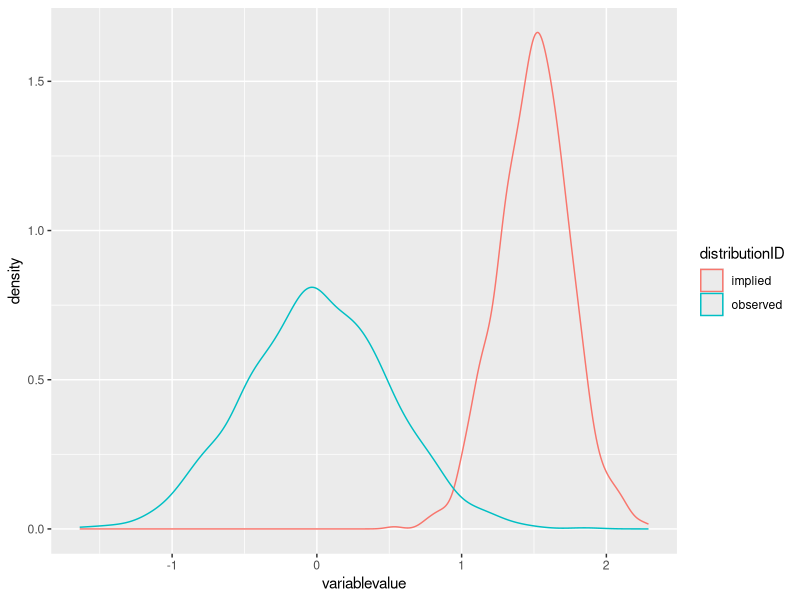
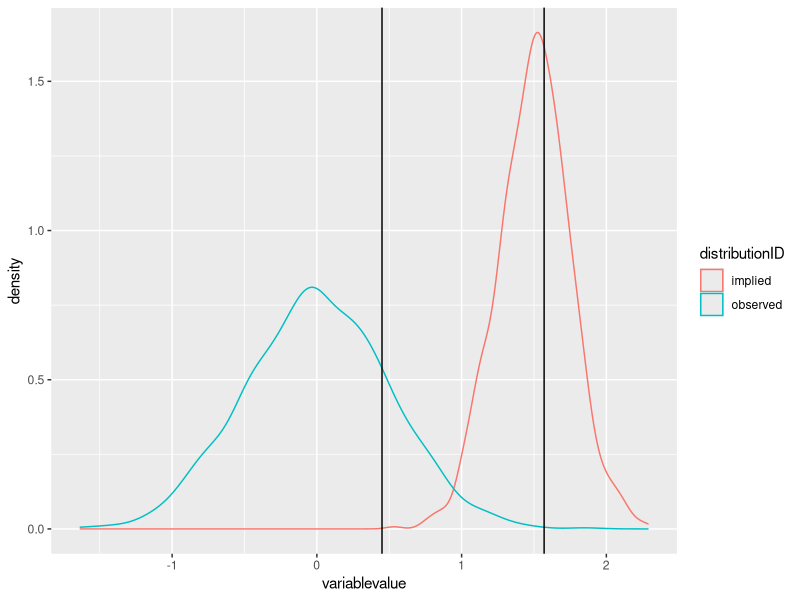
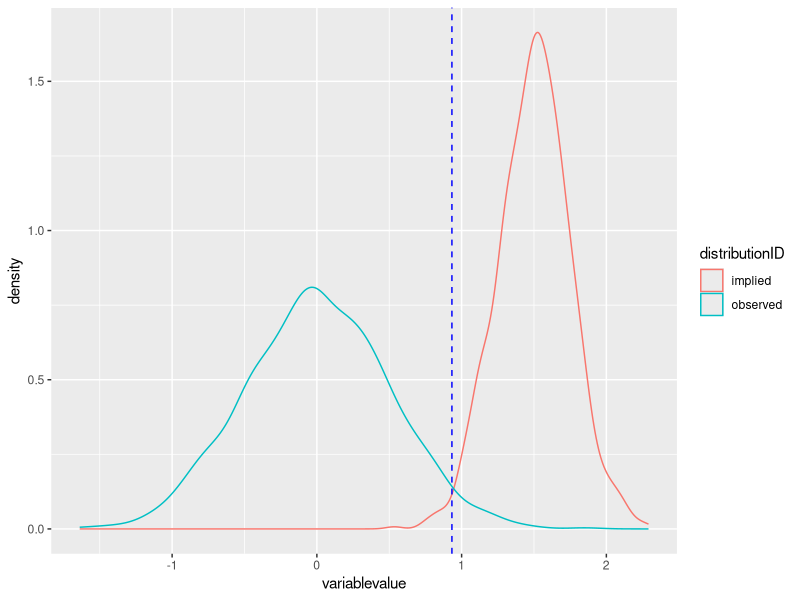
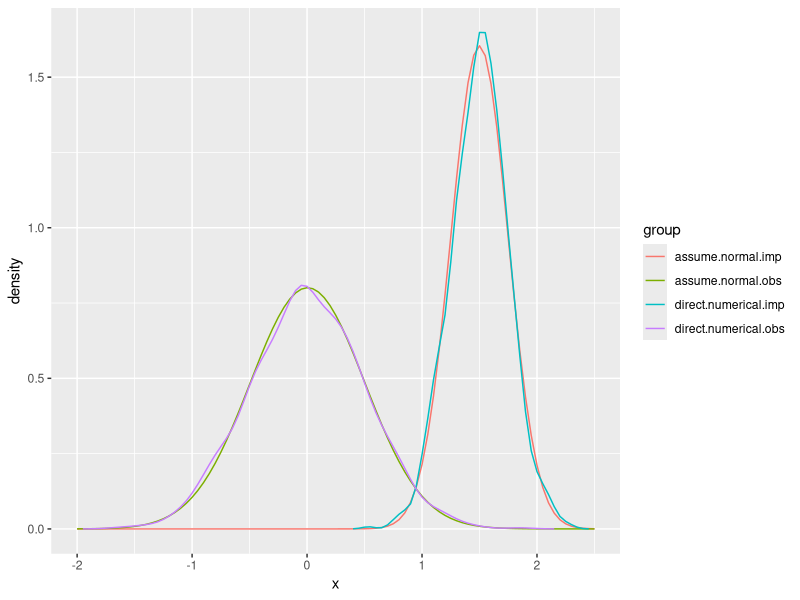

Write R code to recreate these figures, in order.
## ---- chunk 1
knitr::opts_chunk$set(echo = TRUE)

library(dplyr)
library(tidyr)
library(ggplot2)
library(tibble)
## ---- chunk 2
mu.obs <- 0
sig.obs <- 0.5

mu.imp <- 1.5
sig.imp <- 0.25
## ---- chunk 3
# number samples each
nsample <- 1000

# set seed for reproducibility
set.seed(11)

# draw samples 
sample.obs <- rnorm(n = nsample, mean = mu.obs, sd = sig.obs)
sample.imp <- rnorm(n = nsample, mean = mu.imp, sd = sig.imp)
## ---- chunk 4
tibble(observed = sample.obs) %>%
  mutate(id = as.numeric(row.names(.))) ->
  observed

tibble(implied = sample.imp) %>%
  mutate(id = as.numeric(row.names(.))) ->
  implied

# Join the tables for convenient plotting
observed %>%
  left_join(implied, by = 'id') %>%
  gather(distributionID, variablevalue, -id) ->
  plotdata

head(plotdata)
## ---- chunk 5
p <- ggplot(plotdata, aes(x = variablevalue, color = distributionID)) + 
  geom_density()

p
## ---- chunk 6
p + geom_vline(xintercept = 0.45) + geom_vline(xintercept = 1.57)
## ---- chunk 7
p + geom_vline(xintercept = 0.933, linetype = 2, color = 'blue') # + geom_vline(xintercept = 1.57, color = 'blue')
## ---- chunk 8
shapiro.test(sample.obs)
## ---- chunk 9
shapiro.test(sample.imp)
## ---- chunk 10
mu.sample.obs <- mean(sample.obs)
sig.sample.obs <- sd(sample.obs)

print(mu.sample.obs)
print(sig.sample.obs)

assume.normal.obs.fn <- function(x) {
  dnorm(x, mu.sample.obs, sig.sample.obs)
}

mu.sample.imp <- mean(sample.imp)
sig.sample.imp <- sd(sample.imp)

print(mu.sample.imp)
print(sig.sample.imp)

assume.normal.imp.fn <- function(x) {
  dnorm(x, mu.sample.imp, sig.sample.imp)
}
## ---- chunk 11
# get the x and y values for the density function from 
# the sample of observed data
dens.obs <- density(sample.obs, n = nsample)
dens.obs

# use the density x and y values to create
# a density step-function than can be used
# for evaluations and determining whether
# a variablevalue lies in the intersection
# of the implied and observed distributions
direct.numerical.obs.fn <- approxfun(x = dens.obs$x, y = dens.obs$y)

# repeat for the implied density
direct.numerical.imp.fn <- approxfun(x = density(sample.imp, n=nsample)$x, y =  density(sample.imp, n=nsample)$y)
## ---- chunk 12
# get the ggplot data and reshape to get to the 
# variablevalue and corresponding density value
head(ggplot_build(p)$data[[1]] )
## ---- chunk 13
tibble(x = seq( -2, 2.5, by = 0.05)) %>%
  mutate(assume.normal.obs = assume.normal.obs.fn(x),
         direct.numerical.obs = direct.numerical.obs.fn(x),
         assume.normal.imp = assume.normal.imp.fn(x),
         direct.numerical.imp = direct.numerical.imp.fn(x)) %>%
  gather(group, density, -x) ->
  dist.compare

ggplot(dist.compare, aes(x = x, y = density, color = group)) + geom_line()
## ---- chunk 14
observed.dist <- assume.normal.obs.fn

implied.dist <- assume.normal.imp.fn
## ---- chunk 15
threshold.value <- uniroot(function(x) observed.dist(x) - implied.dist(x), interval = c(0.5, 1.5))$root
print(paste('The threshold lies at variablevalue =', threshold.value))
## ---- chunk 16
# integration stepsize for points along the x-axis
dx <- 0.01 

# for vectors of x-axis points `x` and corresponding function
# evaluation points `y`, the area under the curve according to 
# the trapezoidal rule is:
traprule <- function(x, y){
  sum(diff(x) * (head(y,-1)+tail(y,-1)), na.rm = TRUE)/2
}
## ---- chunk 17
# define the x-axis (variablevalue) points for integration
obs.xaxis.range <- seq(threshold.value, 4*max(sample.obs), by = dx )

# the corresponding y-axis values
obs.yaxis.range <- observed.dist(obs.xaxis.range)

# and get the area under the curve
obs.areaundercurve <- traprule(x = obs.xaxis.range, y = obs.yaxis.range)
## ---- chunk 18
# define the x-axis (variablevalue) points for integration
imp.xaxis.range <- seq(min(sample.imp) - sign(min(sample.imp)) * 4 * min(sample.imp),
                       threshold.value, by = dx )

# the corresponding y-axis values
imp.yaxis.range <- implied.dist(imp.xaxis.range)

# and get the area under the curve
imp.areaundercurve <- traprule(x = imp.xaxis.range, y = imp.yaxis.range)
## ---- chunk 19
# quantile in the observed distribution.
# a call to ecdf just saves us the time of
# directly calculating the area under the 
# numerically extracted pdf we already
# estimated, ie direct.numerical.obs.fn().
ecdf(sample.obs)(threshold.value)

# and the implied
ecdf(sample.imp)(threshold.value)
